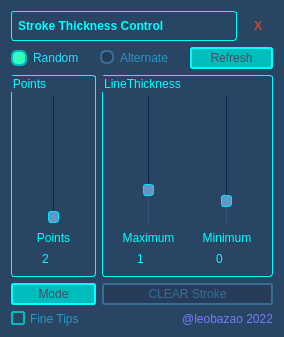
<?xml version="1.0" encoding="UTF-8"?>
<ui version="4.0">
 <class>Form</class>
 <widget class="QWidget" name="Form">
  <property name="geometry">
   <rect>
    <x>0</x>
    <y>0</y>
    <width>284</width>
    <height>337</height>
   </rect>
  </property>
  <property name="mouseTracking">
   <bool>true</bool>
  </property>
  <property name="focusPolicy">
   <enum>Qt::NoFocus</enum>
  </property>
  <property name="windowTitle">
   <string>BD_StrokeManager</string>
  </property>
  <property name="windowOpacity">
   <double>1.000000000000000</double>
  </property>
  <property name="styleSheet">
   <string notr="true">QLabel {
	color: rgb(0, 255, 255);
	border: null;
}

QLabel:disabled {
	color: rgb(55, 110, 150);
}

QWidget{
	background-color: rgb(40, 70, 100);
}

QGroupBox {
	color: rgb(0, 255, 255);
	border: 1px solid rgb(0, 255, 255);
	border-radius: 3px;
}

QGroupBox:disabled {
	color: rgb(55, 110, 150);
	border: 1px solid rgb(55, 110, 150);
}

QGroupBox::indicator:checked {
    border: 2px solid rgb(0, 189, 189);
	border-radius: 1px;
	background-color: rgb(50, 255, 190)
}

QGroupBox::indicator:unchecked {
    border: 2px solid rgb(55, 110, 150);
	border-radius: 1px;
	background-color: rgb(55, 110, 150);
}

QGroupBox::indicator:checked:disabled {
	background-color: rgb(55, 110, 150);
	border-color: rgb(55, 110, 150);
}

QComboBox {
	color: black;
    border: 2px solid rgb(0, 255, 255);
    border-radius: 3px;
    padding: 1px 18px 1px 3px;
    min-width: 6em;
}

QComboBox:!editable, QComboBox::drop-down:editable {
     background: rgb(50, 255, 255);
}

QComboBox:on { /* shift the text when the popup opens */
    padding-top: 3px;
    padding-left: 4px;
}

QComboBox::drop-down {
    width: 20px;
	background-color: rgb(150, 210, 225);
    border-left-width: 2px;
    border-left-color: white;
    border-left-style: solid; /* just a single line */
    border-top-right-radius: 3px; /* same radius as the QComboBox */
    border-bottom-right-radius: 3px;
}

QComboBox:hover{
    border: 2px solid #05B8CC;
    color: rgb(40, 70, 110);
}

QComboBox QAbstractItemView{
    border: 2px solid white;
	border-radius: 5px;
    color: rgb(40, 70, 110);
	background-color: rgb(0, 255, 255);
    selection-background-color: #05B8CC;
	selection-color: white;
	selection-item-border-radius: 2px;
	padding: 3px 3px ;
}

QComboBox::drop-down:disabled {
    width: 20px;
	background-color: rgb(40, 60, 90);
    border-left-width: 2px;
    border-left-color: rgb(55, 110, 150);
    border-left-style: solid; /* just a single line */
    border-top-right-radius: 3px; /* same radius as the QComboBox */
    border-bottom-right-radius: 3px;
}
QComboBox::disabled {
	border-color: rgb(55, 110, 150);
	background: rgb(40, 60, 90);
	color: rgb(55, 110, 150);
}

QScrollBar:vertical {
	border-left-width: 2px solid white;
	border-radius: 3px;
	background-color: rgb(194, 194, 194);
}

QScrollBar::handle:vertical {
 	border: 2px solid white;
	width: 20px;
}

QScrollBar::add-page:vertical, QScrollBar::sub-page:vertical {
 	border: 2px solid white;
	background: rgb(194, 194, 194);
}

QRadioButton::checked {
	color: rgb(40, 225, 255);
}

QRadioButton::unchecked {
	color: rgb(40, 150, 200);
}

QRadioButton:disabled {
	color: rgb(55, 110, 150);
}

QRadioButton::indicator::unchecked{ 
	border: 2px solid rgb(55, 110, 150);
	border-radius: 6px;
	background-color: rgb(40, 60, 90);
	width: 10px;
	height: 10px;
}

QRadioButton::indicator::checked{
	border: 2px solid rgb(0, 189, 189);
	background-color: rgb(50, 255, 190);
	border-radius: 6px;
	width: 12px;
	height: 12px;
}

QRadioButton::indicator::checked::disabled {
	border: 2px solid rgb(40, 60, 90);
	background-color: rgb(40, 60, 90);
}

QRadioButton::indicator::unchecked::disabled {
	border: 2px solid rgb(40, 60, 90);
	background-color: rgb(50, 70, 100);
}

QCheckBox {
	color: rgb(40, 225, 255);
    spacing: 5px;
}

QCheckBox:unchecked {
	color: rgb(40, 150, 200);
    spacing: 5px;
}

QCheckBox::indicator:checked {
    border: 2px solid rgb(0, 189, 189);
	border-radius: 1px;
	background-color: rgb(50, 255, 190);
}

QCheckBox::indicator:unchecked {
    border: 2px solid rgb(0, 189, 189);
	border-radius: 1px;
	background-color:  rgb(40, 70, 100);
}

QCheckBox:disabled{
	color: rgb(55, 110, 150);
}

QCheckBox::indicator:checked:disabled {
	background-color: rgb(55, 110, 150);
	border-color: rgb(55, 110, 150);
}


QPushButton {
	color: rgb(72, 72, 100);
    border: 2px solid rgb(0, 255, 255);
    border-radius: 3px;
	background-color: rgb(0, 189, 189);
	padding: 2px;
}

QPushButton:pressed {
	color: rgb(0, 189, 189);
	border-color: white;
    background-color: rgb(0, 225, 255);
}

QPushButton:hover{
    border: 2px solid #05B8CC;
    color: rgb(40, 70, 110);
}

QPushButton:disabled {
	color: rgb(55, 110, 150);
    border: 2px solid rgb(55, 110, 150);
	background-color: rgb(40, 60, 90);
	font: 75 8pt &quot;MS Shell Dlg 2&quot;;
}

QSlider::groove:vertical {
    left: 7px; 
	right: 7px;
	border-radius: 3px;
}

QSlider::handle:vertical {
	border: 1px solid rgb(0, 225, 255);
	border-radius: 3px;
	height: 10px;
	background: rgb(100, 150, 200);
	margin: 2 -5px; /* expand outside the groove */
}

QSlider::add-page:vertical {
    background: rgb(50, 80, 120);
}

QSlider::sub-page:vertical {
    background: rgb(10, 40, 80);
}

QSpinBox {
	color: rgb(0, 255, 255);
	background: transparent;
	border: null;
	border-radius: 3px;
}

QSpinBox:hover {
	background: rgb(30, 60, 90);
}


QSpinBox::up-button {
	color: rgb(0, 225, 255);
	background: transparent;
    border: null;
}

QSpinBox::down-button {
	color: rgb(0, 225, 255);
	background: transparent;
    border: null;
}</string>
  </property>
  <layout class="QGridLayout" name="gridLayout_3" columnstretch="1,2">
   <item row="0" column="0" colspan="2">
    <layout class="QHBoxLayout" name="horizontalLayout_2">
     <item>
      <widget class="QLabel" name="labelTitle">
       <property name="font">
        <font>
         <pointsize>9</pointsize>
         <weight>75</weight>
         <italic>false</italic>
         <bold>true</bold>
         <underline>false</underline>
         <strikeout>false</strikeout>
        </font>
       </property>
       <property name="cursor">
        <cursorShape>SizeAllCursor</cursorShape>
       </property>
       <property name="mouseTracking">
        <bool>true</bool>
       </property>
       <property name="styleSheet">
        <string notr="true">QLabel {
	background: transparent;
	border: 1px solid rgb(0, 255, 255);
	border-radius: 3px;
	padding: 3px;
	color: rgb(0, 255, 255);
}</string>
       </property>
       <property name="text">
        <string>Stroke Thickness Control</string>
       </property>
      </widget>
     </item>
     <item>
      <widget class="QPushButton" name="pushClose">
       <property name="sizePolicy">
        <sizepolicy hsizetype="Fixed" vsizetype="Fixed">
         <horstretch>0</horstretch>
         <verstretch>0</verstretch>
        </sizepolicy>
       </property>
       <property name="minimumSize">
        <size>
         <width>0</width>
         <height>30</height>
        </size>
       </property>
       <property name="maximumSize">
        <size>
         <width>30</width>
         <height>30</height>
        </size>
       </property>
       <property name="font">
        <font>
         <weight>75</weight>
         <bold>true</bold>
        </font>
       </property>
       <property name="cursor">
        <cursorShape>PointingHandCursor</cursorShape>
       </property>
       <property name="styleSheet">
        <string notr="true">QPushButton {
	color: rgb(200, 70, 50);
	background: transparent;
	border: null;
	border-radius: 15px;
}

QPushButton:hover {
	font: 75 9pt &quot;MS Shell Dlg 2&quot;;
	background: rgb(30, 50, 80);
}

QPushButton:pressed {
	color: #e3e3e3;
	border-color: #e3e3e3;
    background-color: #f95959;
}</string>
       </property>
       <property name="text">
        <string>X</string>
       </property>
      </widget>
     </item>
    </layout>
   </item>
   <item row="1" column="0" colspan="2">
    <layout class="QHBoxLayout" name="horizontalLayout_3">
     <item>
      <widget class="QRadioButton" name="radioRandom">
       <property name="text">
        <string>Random </string>
       </property>
       <property name="checked">
        <bool>true</bool>
       </property>
      </widget>
     </item>
     <item>
      <widget class="QRadioButton" name="radioAlternate">
       <property name="text">
        <string>Alternate</string>
       </property>
      </widget>
     </item>
     <item>
      <widget class="QPushButton" name="pushRefresh">
       <property name="enabled">
        <bool>true</bool>
       </property>
       <property name="cursor">
        <cursorShape>PointingHandCursor</cursorShape>
       </property>
       <property name="text">
        <string>Refresh</string>
       </property>
      </widget>
     </item>
    </layout>
   </item>
   <item row="5" column="0" colspan="2">
    <layout class="QHBoxLayout" name="horizontalLayout">
     <item>
      <widget class="QCheckBox" name="checkTips">
       <property name="text">
        <string>Fine Tips</string>
       </property>
      </widget>
     </item>
     <item>
      <widget class="QLabel" name="label_6">
       <property name="styleSheet">
        <string notr="true">color: rgb(120, 120, 255);</string>
       </property>
       <property name="text">
        <string>@leobazao 2022</string>
       </property>
       <property name="alignment">
        <set>Qt::AlignRight|Qt::AlignTrailing|Qt::AlignVCenter</set>
       </property>
      </widget>
     </item>
    </layout>
   </item>
   <item row="2" column="0">
    <widget class="QGroupBox" name="groupPoints">
     <property name="title">
      <string>Points</string>
     </property>
     <layout class="QGridLayout" name="gridLayout">
      <property name="topMargin">
       <number>20</number>
      </property>
      <item row="0" column="0" alignment="Qt::AlignHCenter">
       <widget class="QSlider" name="sliderPoints">
        <property name="cursor">
         <cursorShape>ArrowCursor</cursorShape>
        </property>
        <property name="minimum">
         <number>2</number>
        </property>
        <property name="maximum">
         <number>30</number>
        </property>
        <property name="orientation">
         <enum>Qt::Vertical</enum>
        </property>
       </widget>
      </item>
      <item row="1" column="0">
       <widget class="QLabel" name="labelPoints">
        <property name="text">
         <string>Points</string>
        </property>
        <property name="alignment">
         <set>Qt::AlignCenter</set>
        </property>
       </widget>
      </item>
      <item row="2" column="0">
       <widget class="QSpinBox" name="spinPoints">
        <property name="alignment">
         <set>Qt::AlignCenter</set>
        </property>
        <property name="minimum">
         <number>2</number>
        </property>
        <property name="maximum">
         <number>30</number>
        </property>
       </widget>
      </item>
     </layout>
    </widget>
   </item>
   <item row="2" column="1">
    <widget class="QGroupBox" name="groupLineT">
     <property name="title">
      <string>LineThickness</string>
     </property>
     <layout class="QGridLayout" name="gridLayout_2" columnstretch="0,0">
      <property name="topMargin">
       <number>20</number>
      </property>
      <item row="0" column="0" alignment="Qt::AlignHCenter">
       <widget class="QSlider" name="sliderMax">
        <property name="cursor">
         <cursorShape>ArrowCursor</cursorShape>
        </property>
        <property name="styleSheet">
         <string notr="true"/>
        </property>
        <property name="minimum">
         <number>1</number>
        </property>
        <property name="maximum">
         <number>30</number>
        </property>
        <property name="value">
         <number>8</number>
        </property>
        <property name="orientation">
         <enum>Qt::Vertical</enum>
        </property>
       </widget>
      </item>
      <item row="1" column="1">
       <widget class="QLabel" name="label_4">
        <property name="text">
         <string>Minimum</string>
        </property>
        <property name="alignment">
         <set>Qt::AlignCenter</set>
        </property>
       </widget>
      </item>
      <item row="1" column="0">
       <widget class="QLabel" name="label_3">
        <property name="text">
         <string>Maximum</string>
        </property>
        <property name="alignment">
         <set>Qt::AlignCenter</set>
        </property>
       </widget>
      </item>
      <item row="0" column="1" alignment="Qt::AlignHCenter">
       <widget class="QSlider" name="sliderMin">
        <property name="cursor">
         <cursorShape>ArrowCursor</cursorShape>
        </property>
        <property name="maximum">
         <number>29</number>
        </property>
        <property name="value">
         <number>4</number>
        </property>
        <property name="orientation">
         <enum>Qt::Vertical</enum>
        </property>
       </widget>
      </item>
      <item row="2" column="0">
       <widget class="QSpinBox" name="spinMax">
        <property name="cursor">
         <cursorShape>ArrowCursor</cursorShape>
        </property>
        <property name="frame">
         <bool>false</bool>
        </property>
        <property name="alignment">
         <set>Qt::AlignCenter</set>
        </property>
        <property name="buttonSymbols">
         <enum>QAbstractSpinBox::UpDownArrows</enum>
        </property>
        <property name="minimum">
         <number>1</number>
        </property>
        <property name="maximum">
         <number>30</number>
        </property>
        <property name="value">
         <number>1</number>
        </property>
       </widget>
      </item>
      <item row="2" column="1">
       <widget class="QSpinBox" name="spinMin">
        <property name="cursor">
         <cursorShape>ArrowCursor</cursorShape>
        </property>
        <property name="alignment">
         <set>Qt::AlignCenter</set>
        </property>
        <property name="buttonSymbols">
         <enum>QAbstractSpinBox::UpDownArrows</enum>
        </property>
        <property name="accelerated">
         <bool>false</bool>
        </property>
        <property name="minimum">
         <number>0</number>
        </property>
        <property name="maximum">
         <number>29</number>
        </property>
        <property name="value">
         <number>0</number>
        </property>
       </widget>
      </item>
     </layout>
    </widget>
   </item>
   <item row="3" column="1">
    <widget class="QPushButton" name="pushReset">
     <property name="enabled">
      <bool>false</bool>
     </property>
     <property name="cursor">
      <cursorShape>PointingHandCursor</cursorShape>
     </property>
     <property name="toolTip">
      <string>&lt;html&gt;&lt;head/&gt;&lt;body&gt;&lt;p&gt;Limpa a linha selecionada tirando os pontos de thickness, deixando somente os das pontas. &lt;/p&gt;&lt;p&gt;Tambem da um merge nas linhas quebradas no mesmo desenho, deixando as linhas mais limpas.&lt;/p&gt;&lt;/body&gt;&lt;/html&gt;</string>
     </property>
     <property name="text">
      <string>CLEAR Stroke</string>
     </property>
    </widget>
   </item>
   <item row="3" column="0">
    <widget class="QPushButton" name="pushMode">
     <property name="toolTip">
      <string>&lt;html&gt;&lt;head/&gt;&lt;body&gt;&lt;p&gt;Muda o modo de aplicacao dos pontos:&lt;/p&gt;&lt;p&gt;Points: Define o numero de thickness points a ser adicionado igualmente em cada linha;&lt;/p&gt;&lt;p&gt;Length: Adiciona os pontos baseado no comprimento de cada linha definido com espaçamento entre cada ponto pelo slide &amp;quot;Length&amp;quot;&lt;/p&gt;&lt;/body&gt;&lt;/html&gt;</string>
     </property>
     <property name="text">
      <string>Mode</string>
     </property>
     <property name="checkable">
      <bool>true</bool>
     </property>
    </widget>
   </item>
  </layout>
 </widget>
 <resources/>
 <connections/>
</ui>
